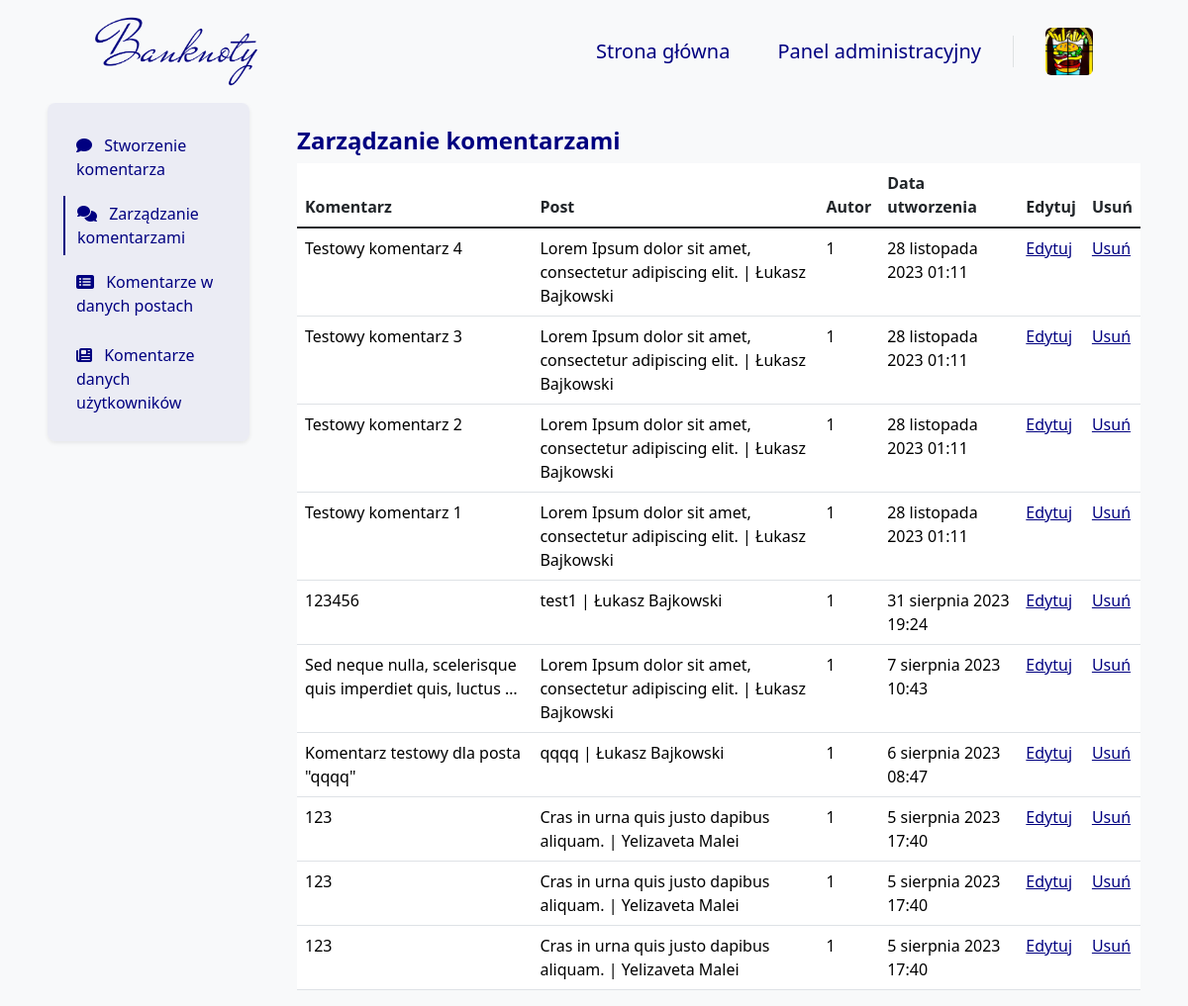
Page /comment/AdminPanel/ (signed in) on the earlier database version.
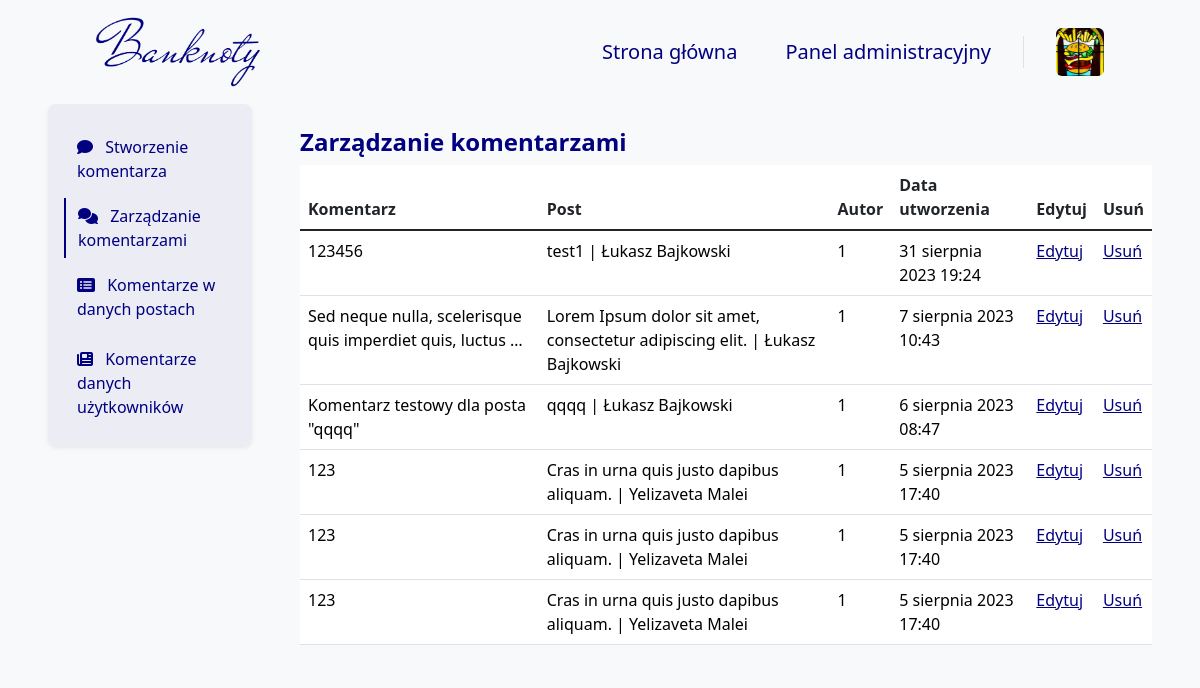
Same page on the later database version.
### blog/models.py (models this page shows, shortened)
class Comment(models.Model):
    blog = models.ForeignKey(Blog, on_delete=models.CASCADE, verbose_name='Wpis')
    content = models.TextField(validators=[validate_content], verbose_name="Komentarz")
    date_posted = models.DateTimeField(auto_now_add=True, verbose_name="Data publikacji")
    author = models.ForeignKey(settings.AUTH_USER_MODEL, on_delete=models.CASCADE, null=True, verbose_name="Autor")

class Blog(models.Model):
    title = models.TextField(validators=[validate_title], verbose_name="Tytuł")
    content = RichTextField(verbose_name="Treść")
    introduction = models.TextField(validators=[validate_introduction], verbose_name="Wstęp", null=True)
    background = models.ImageField(
        null=False,
        blank=False,
        upload_to="images/post/",
        verbose_name="Tło wpisu")
    date_posted = models.DateTimeField(auto_now_add=True, verbose_name="Data publikacji")
    date_edited = models.DateTimeField(auto_now=True, verbose_name="Data ostatniej edycji")
    author = models.ForeignKey(Author, on_delete=models.CASCADE, verbose_name="Autor")
    favorite = models.BooleanField(null=False, blank=False, default=False, verbose_name='Czy wyróżnić post?')
    category = models.ManyToManyField(Category, max_length=256, blank=False, verbose_name="Kategorie",
                                      help_text="Wyświetlą się maksymalnie trzy kategorie")
    publiction_status = models.BooleanField(null=False, blank=False, default=False, verbose_name="Czy opublikować post?")
    def __str__(self):
        if self.author.user.first_name and self.author.user.last_name:
            return f"{self.title} | {self.author.user.first_name} {self.author.user.last_name}"
        else:
            return f"{self.title} | {str(self.author).capitalize()}"
    def is_backgroud(self):
        if self.background:
            return True
        else:
            return False
    is_backgroud.boolean = True
    is_backgroud.short_description = 'Background picture'
    def is_publiction_status(self):
        if self.publiction_status:
            return True
        else:
            return False
    is_publiction_status.boolean = True
    is_publiction_status.short_description = 'Publication status'

class Author(models.Model):
    user = models.OneToOneField(User, on_delete=models.CASCADE, verbose_name="Użytkownik")
    bio = models.TextField(
        validators=[validate_bio],
        verbose_name="O autorze", help_text="Krótka informacja o autorze, maksymalnie 512 znaków.")
    profile_pic = models.ImageField(
        null=False, blank=False,
        upload_to="images/profile/",
        verbose_name="Zdjęcie profilowe")
    author_quote = models.TextField(null=False,
                                    blank=False,
                                    validators=[validate_author_quote],
                                    verbose_name='Cytat autora',
                                    help_text="Krótkie motto autora, maksymalnie 128 znaków.")
    author_function = models.TextField(null=False,
                                       blank=False,
                                       validators=[validate_author_function],
                                       verbose_name='Stanowisko autora',
                                       help_text="Nazwa funkcji jaką pełni autor.")
    author_url = models.URLField(null=True, blank=True, verbose_name="URL do strony użytkowanika")
    pinterest_url = models.URLField(
        validators=[validate_pinterest],
        null=True, blank=True, verbose_name="URL do Pinteresta")
    facebook_url = models.URLField(
        validators=[validate_facebook],
        null=True, blank=True, verbose_name="URL do Facebooka")
    twitter_url = models.URLField(
        validators=[validate_twitter],
        null=True, blank=True, verbose_name="URL do Twittera")
    instagram_url = models.URLField(
        validators=[validate_instagram],
        null=True, blank=True, verbose_name="URL do Instagrama")
    def is_profile_pic(self):
        if self.profile_pic:
            return True
        else:
            return False
    is_profile_pic.boolean = True
    is_profile_pic.short_description = 'Profile picture'
    def is_author_url(self):
        if self.author_url:
            return True
        else:
            return False
    is_author_url.boolean = True
    is_author_url.short_description = 'Author page'
    def is_pinterest_url(self):
        if self.pinterest_url:
            return True
        else:
            return False
    is_pinterest_url.boolean = True
    is_pinterest_url.short_description = 'Pinterest page'
    def is_twitter_url(self):
        if self.twitter_url:
            return True
        else:
            return False
    is_twitter_url.boolean = True
    is_twitter_url.short_description = 'Twitter page'
    def is_facebook_url(self):
        if self.facebook_url:
            return True
        else:
            return False
    is_facebook_url.boolean = True
    is_facebook_url.short_description = 'Facebook page'
    def is_instagram_url(self):
        if self.instagram_url:
            return True
        else:
            return False
    is_instagram_url.boolean = True
    is_instagram_url.short_description = 'Instagram page'

### blog/views_admin/content/comment/comment_views.py (the view)
# urls.py: path('comment/AdminPanel/', comment_manage_admin_panel_view, name='comment_admin_panel'),
@superuser_required
def comment_manage_admin_panel_view(request):
    comment = Comment.objects.all().order_by('-date_posted')
    context = get_paginated_context(request, comment, 10)
    return render(
        request,
        'AdminTemplates/Content/Comment/CommentMangeAdmin.html',
        context
    )

### blog/views.py (called while the page is built)
def get_paginated_context(request, queryset, items_per_page=10):
    paginator = Paginator(queryset, items_per_page)
    page_number = request.GET.get('page')
    page_obj = paginator.get_page(page_number)
    context = {
        'page_obj': page_obj,
    }
    return context

### templates/AdminTemplates/Content/Comment/CommentMangeAdmin.html (shortened to what this page needs)
{% extends 'base.html' %}
{% block navbar %}
    {% include 'Navbar/NavbarAdmin.html' %}
{% endblock %}
{% block content %}
    <div class="container-fluid">
        <div class="row">
            <div class="col-12 col-lg-3 px-5 px-lg-5 mx-auto bg-body-tertiary">
                {% include 'AdminTemplates/Content/Comment/Elements/Navigation.html' %}
            </div>
            <div class="col-12 col-lg-9 px-5 px-lg-0 pe-lg-5 pt-4 pt-lg-3 mx-auto bg-body-tertiary mt-2">
                <h4 class="mb-0 pb-2 fw-bold text-navy">
                    Zarządzanie komentarzami
                </h4>
                {% include 'AdminTemplates/Content/Comment/Elements/Table/Comment.html' %}
            </div>
        </div>
    </div>
{% endblock %}

### templates/AdminTemplates/Content/Comment/Elements/Table/Comment.html
<table class="table table-hover">
    <thead>
    <tr>
        <th scope="col">Komentarz</th>
        <th scope="col">Post</th>
        <th scope="col">Autor</th>
        <th scope="col">Data utworzenia</th>
        <th scope="col">Edytuj</th>
        <th scope="col">Usuń</th>
    </tr>
    </thead>
    <tbody class="table-group-divider">
    {% for comment in page_obj %}
        <tr>
            <td>
                <a class="admin_panel_link" href="{% url 'comment_detail_admin_panel' comment.pk %}">
                    {{ comment.content|truncatewords:8 }}
                </a>
            </td>
            <td>
                <a class="admin_panel_link" href="{% url 'comment_detail_admin_panel' comment.pk %}">
                    {{ comment.blog }}
                </a>
            </td>
            <td>
                <a class="admin_panel_link" href="{% url 'comment_detail_admin_panel' comment.pk %}">
                    {{ comment.author }}
                </a>
            </td>
            <td>
                <a class="admin_panel_link" href="{% url 'comment_detail_admin_panel' comment.pk %}">
                    {{ comment.date_posted }}
                </a>
            </td>
            <td>
                <a class="admin_panel_edit_link" href="{% url 'comment_edit_admin_panel' comment.pk %}">
                    Edytuj
                </a>
            </td>
            <td>
                <a class="admin_panel_edit_link"
                   href="{% url 'comment_delete_admin_panel' comment.pk %}">
                    Usuń
                </a>
            </td>
        </tr>
    {% endfor %}
    </tbody>
</table>

Differences in the rows shown:
removed Comment: content "Testowy komentarz 4", blog "Lorem Ipsum dolor sit amet, consectetur adipiscing elit. | Łukasz Bajkowski", author "1", date_posted "28 listopada 2023 01:11"
removed Comment: content "Testowy komentarz 3", blog "Lorem Ipsum dolor sit amet, consectetur adipiscing elit. | Łukasz Bajkowski", author "1", date_posted "28 listopada 2023 01:11"
removed Comment: content "Testowy komentarz 2", blog "Lorem Ipsum dolor sit amet, consectetur adipiscing elit. | Łukasz Bajkowski", author "1", date_posted "28 listopada 2023 01:11"
removed Comment: content "Testowy komentarz 1", blog "Lorem Ipsum dolor sit amet, consectetur adipiscing elit. | Łukasz Bajkowski", author "1", date_posted "28 listopada 2023 01:11"
